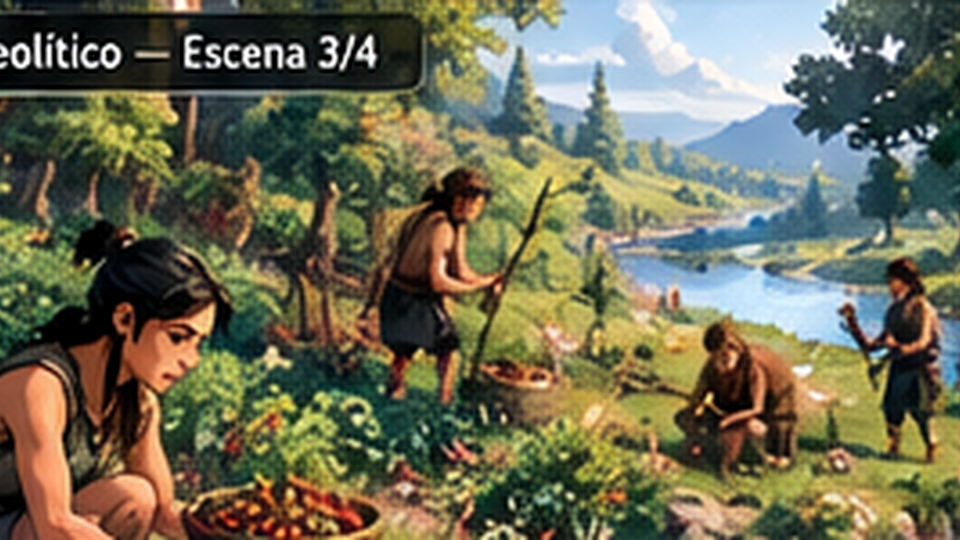
#> input picture game/images/bg_cave.png, 960 x 540 px
$ python -i ilustraciones.py   (imports and definitions only)
#> lines starting #> are read from the running program, lines starting #| are printed output that depends on the picture; after the words box and inside, x2 and y2 are one past the last pixel; in counts of white or black regions, pixels touching at a corner belong together
#> further down, picture is the input picture: PIL image 960x540 RGB; mean R, G, B 110.6, 109.1, 85.8
"""Procesa las ilustraciones del juego a partir de fuentes.toml (spec §5).

Uso:
    uv run ilustraciones.py                 descarga, trata y exporta todo; genera interfaz y créditos
    uv run ilustraciones.py --rejilla ID    guarda .cache/rejilla_ID.png para medir posiciones (en %)

Cada imagen del registro se descarga (con caché), se gira y recorta, recibe la
tinta de su ambiente y se exporta a game/images/. Si falta su licencia, se detiene.
"""

from __future__ import annotations

import argparse
import hashlib
import random
import sys
import time
import tomllib
import urllib.parse
import urllib.request
from dataclasses import dataclass
from pathlib import Path

import shapefile
from PIL import Image, ImageDraw, ImageFilter, ImageOps

RAIZ = Path(__file__).parent
REGISTRO = RAIZ / "fuentes.toml"
CACHE = RAIZ / ".cache" / "ilustraciones"
IMAGENES = RAIZ / "game" / "images"
CREDITOS = RAIZ / "game" / "creditos_generados.rpy"
AGENTE = "FragilidadVN/3.0 (proyecto educativo, Universidad del Valle; https://github.com/paelsam/novela-impactos-ambientales)"

USOS = ("fondo", "lamina", "mapa")
ENCAJES = ("cubrir", "editorial")
OBLIGATORIOS = ("id", "uso", "tinta", "url", "pagina_fuente", "autor", "obra", "anio", "licencia", "atribucion")

TINTAS = {  # tinta, tono medio, papel (spec §4)
    "archivo": ("#2E2620", "#8A7A66", "#F2EBDD"),
    "sabana": ("#3F3020", "#9C7F55", "#F2E8D2"),
    "glaciacion": ("#23313C", "#6F8492", "#ECEFEB"),
    "bosque": ("#1E3327", "#6C7F59", "#EEF0E2"),
    "neolitico": ("#3D291B", "#A2724A", "#F3E7D2"),
    "industria": ("#26282B", "#77787A", "#E7E5E0"),
}

LIENZO = (1920, 1080)
MARGEN = 64
ANCHO_EDITORIAL = LIENZO[0] - 3 * MARGEN - 720   # deja libre el panel lateral derecho (720 px)
LAMINA_MAX = 900

UI = {  # nombre: (tamaño, radio, relleno, borde, grosor) con la paleta de la spec §4
    "marco": ((96, 96), 6, "#F3ECDCF5", "#CBBE9F", 1.5),
    "boton": ((64, 64), 4, "#2E4A3A", None, 0),
    "boton_hover": ((64, 64), 4, "#3D6450", "#C9B98F", 3),
    "boton_sec": ((64, 64), 4, "#F3ECDCEB", "#2A2722", 2),
    "boton_sec_hover": ((64, 64), 4, "#E6DCBF", "#2E4A3A", 3),
    "opcion": ((96, 96), 4, "#F6F0E1", "#B7A882", 1.5),
    "opcion_hover": ((96, 96), 4, "#E8DFC4", "#2E4A3A", 3),
    "opcion_bien": ((96, 96), 4, "#DCEAD6", "#2E6B47", 4),
    "opcion_mal": ((96, 96), 4, "#F3D8D0", "#9E3B2B", 4),
    "letra": ((44, 44), 22, "#00000000", "#2A2722", 2),
    "letra_bien": ((44, 44), 22, "#2E6B47", None, 0),
    "letra_mal": ((44, 44), 22, "#9E3B2B", None, 0),
    "marca": ((56, 56), 28, "#F3ECDC", "#2A2722", 3),
    "marca_hover": ((56, 56), 28, "#F3ECDC", "#2F6F8F", 4),
    "marca_vista": ((56, 56), 28, "#E9DFC8", "#2A2722", 3),
    "insignia_vista": ((28, 28), 14, "#2E6B47", None, 0),
}
GUI = RAIZ / "game" / "gui"


class ErrorRegistro(ValueError):
    """El registro de fuentes tiene entradas incompletas o inválidas."""


@dataclass(frozen=True)
class Imagen:
    id: str
    uso: str
    tinta: str
    url: str
    pagina_fuente: str
    autor: str
    obra: str
    anio: str
    licencia: str
    atribucion: str
    recorte: tuple[int, int, int, int] | str | None = None
    rotar: int = 0
    encaje: str = "cubrir"
    centrado: tuple[float, float] = (0.5, 0.5)
    mapa: tuple[float, float, float, float] | None = None
    notas: str = ""


# [47 lines left out: functions _validar, cargar_registro, not called in this run]


def _hex(color: str) -> tuple[int, ...]:
    """'#RRGGBB' o '#RRGGBBAA' → tupla de enteros."""
    return tuple(int(color[i:i + 2], 16) for i in range(1, len(color), 2))


def _tramo_mas_largo(valores: list[int], limite: float, hueco: int) -> tuple[int, int]:
    """Primer y último índice del tramo más largo por encima del límite, tolerando huecos cortos."""
    mejor, inicio, ultimo, largo = (0, len(valores) - 1), None, None, -1
    for i, v in enumerate(valores):
        if v > limite:
            if inicio is None or i - ultimo > hueco:
                inicio = i
            ultimo = i
            if ultimo - inicio > largo:
                largo, mejor = ultimo - inicio, (inicio, ultimo)
    return mejor


def recorte_automatico(img: Image.Image, umbral: int = 120, minimo: float = 0.08) -> tuple[int, int, int, int]:
    """Caja (x, y, ancho, alto) del grabado: deja fuera los márgenes de la página y el pie de imagen."""
#> called with umbral = 120, minimo = 0.08
    gris = ImageOps.grayscale(img).filter(ImageFilter.MedianFilter(5))
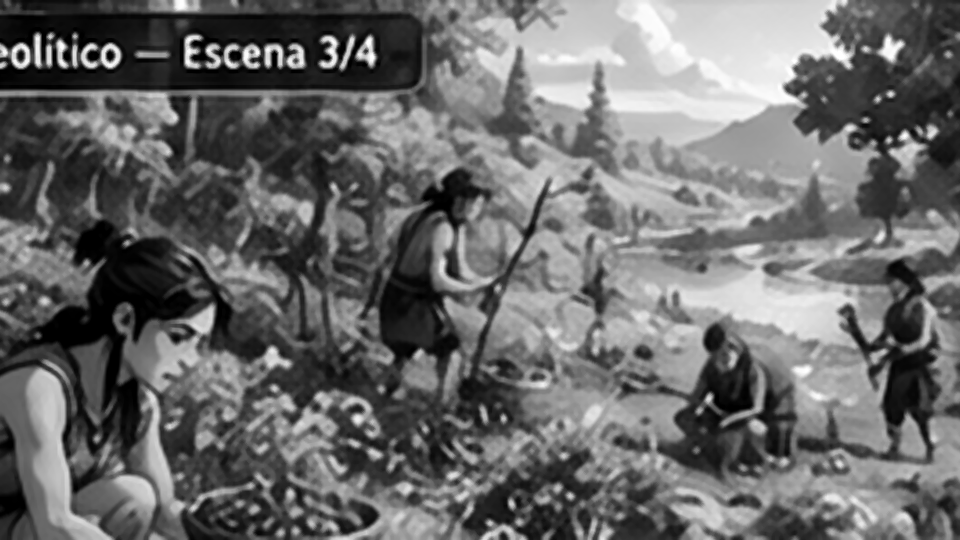
#> gris: PIL image 960x540 L; min 0, max 255, mean 106.6
    w, h = gris.size
#> w = 960; h = 540
    oscuro = gris.point(lambda v: 255 if v < umbral else 0)
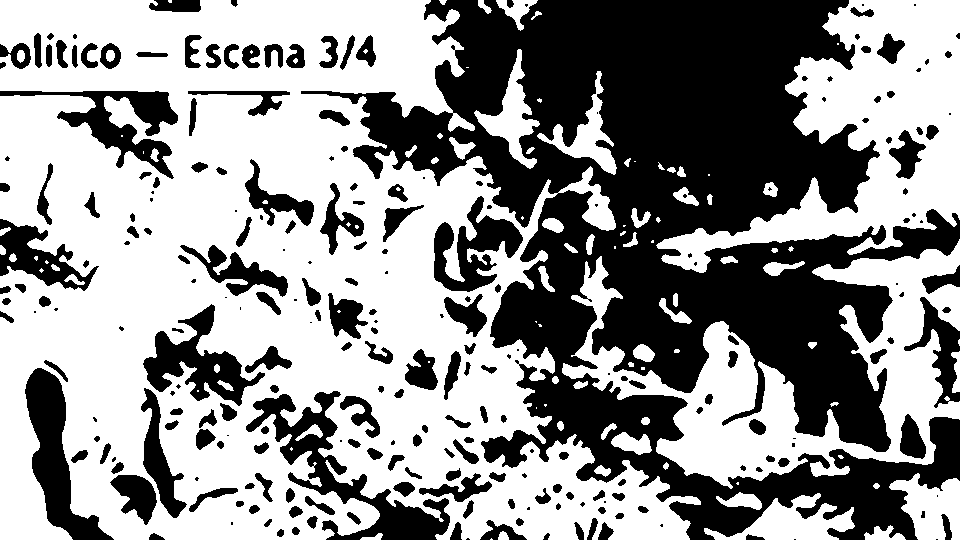
#> oscuro: PIL image 960x540 L; 57.5% white; 251 black regions (65 under 20 px), largest, box (x1, y1, x2, y2) and area: (301, 0, 960, 540) 155037, (246, 391, 450, 540) 7510, (25, 368, 114, 540) 5557
    filas = list(oscuro.resize((1, h), Image.BOX).tobytes())
#> filas = 540 values, max 182 at index 449, min 70 at index 93, mean 146.7
    y0, y1 = _tramo_mas_largo(filas, minimo * 255, h // 50)
#> in _tramo_mas_largo, `mejor, inicio, ultimo, largo = (0, len(valores) - 1), None, None, -1`: mejor = (0, 539); largo = -1
#> the loop in _tramo_mas_largo, `for i, v in enumerate(valores):` made 540 passes
#> (v, inicio, mejor) on pass 1: (145, 0, (0, 0))
#> (v, mejor) on passes 2 to 7: (144, (0, 1)), (144, (0, 2)), (141, (0, 3)), (138, (0, 4)), (136, (0, 5)), (138, (0, 6))
#> after the loop in _tramo_mas_largo, `for i, v in enumerate(valores):`: inicio = 0; largo = 539; mejor = (0, 539)
#> y0 = 0; y1 = 539
    columnas = list(oscuro.crop((0, y0, w, y1 + 1)).resize((w, 1), Image.BOX).tobytes())
#> columnas = 960 values, max 229 at index 10, min 39 at index 655, mean 146.7
    x0, x1 = _tramo_mas_largo(columnas, minimo * 255, w // 50)
#> the loop in _tramo_mas_largo (call 2), `for i, v in enumerate(valores):` made 960 passes
#> (v, inicio, mejor) on pass 1: (214, 0, (0, 0))
#> (v, mejor) on passes 2 to 7: (217, (0, 1)), (214, (0, 2)), (214, (0, 3)), (213, (0, 4)), (211, (0, 5)), (210, (0, 6))
#> x0 = 0; x1 = 959
    borde = max(4, (x1 - x0) // 200)   # quita la línea que enmarca el grabado
#> borde = 4
    return x0 + borde, y0 + borde, x1 - x0 - 2 * borde, y1 - y0 - 2 * borde


# [141 lines left out: functions rotar_y_recortar, aplicar_tinta, encajar, _proyector, posicion_en_mapa, dibujar_mapa and 4 more, not called in this run]


def escapar_renpy(texto: str) -> str:
    """Ren'Py interpreta [ ] y { } en los textos: se duplican para mostrarlos literales."""
    return texto.replace("[", "[[").replace("{", "{{")


# [24 lines left out: functions generar_creditos, rejilla, not called in this run]


def salida_de(imagen: Imagen) -> Path:
    return IMAGENES / ("laminas" if imagen.uso == "lamina" else "fondos") / f"{imagen.id}.jpg"


# [41 lines left out: functions procesar_imagen, procesar, main, not called in this run]


# [2 lines not run here, left out]

>>> from PIL import Image
>>> picture = Image.open('game/images/bg_cave.png')
>>> result = recorte_automatico(picture)
#> result = (4, 4, 951, 531)

$ run again, on game/images/bg_hunt.png
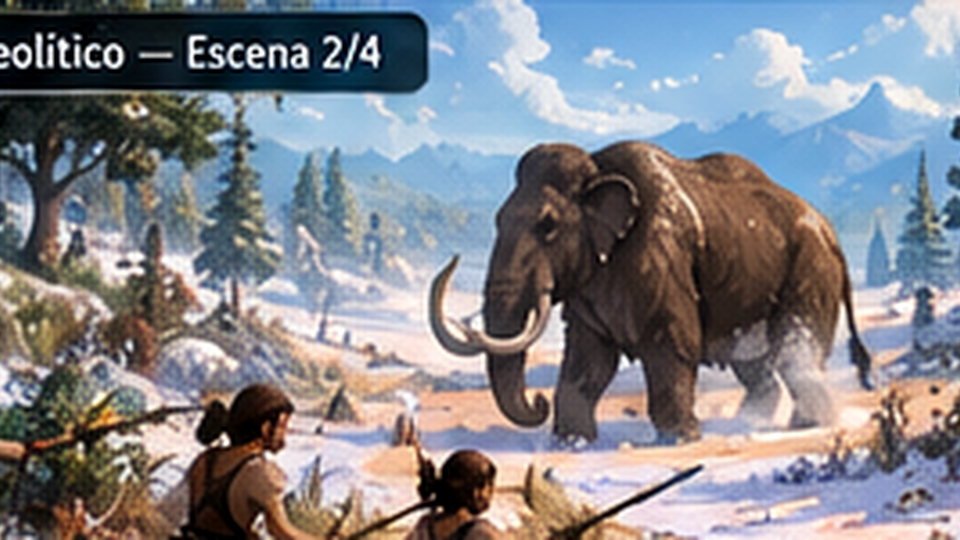
#> input picture game/images/bg_hunt.png, 960 x 540 px
#> picture is the input picture: PIL image 960x540 RGB; mean R, G, B 130.6, 132.5, 138.8
#> in recorte_automatico, `gris = ImageOps.grayscale(img).filter(ImageFilter.MedianFilter(5))`:
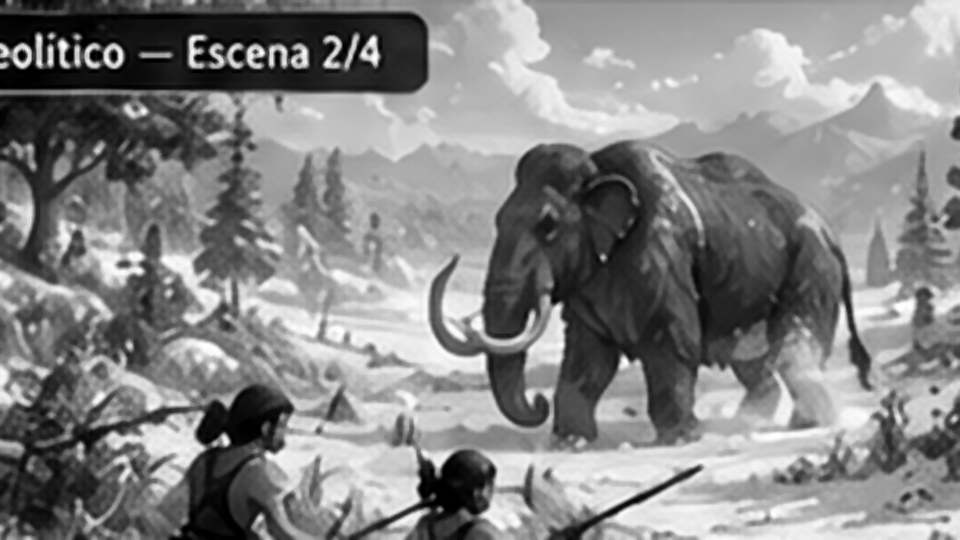
#> gris: PIL image 960x540 L; min 0, max 255, mean 132.5
#> in recorte_automatico, `oscuro = gris.point(lambda v: 255 if v < umbral else 0)`:
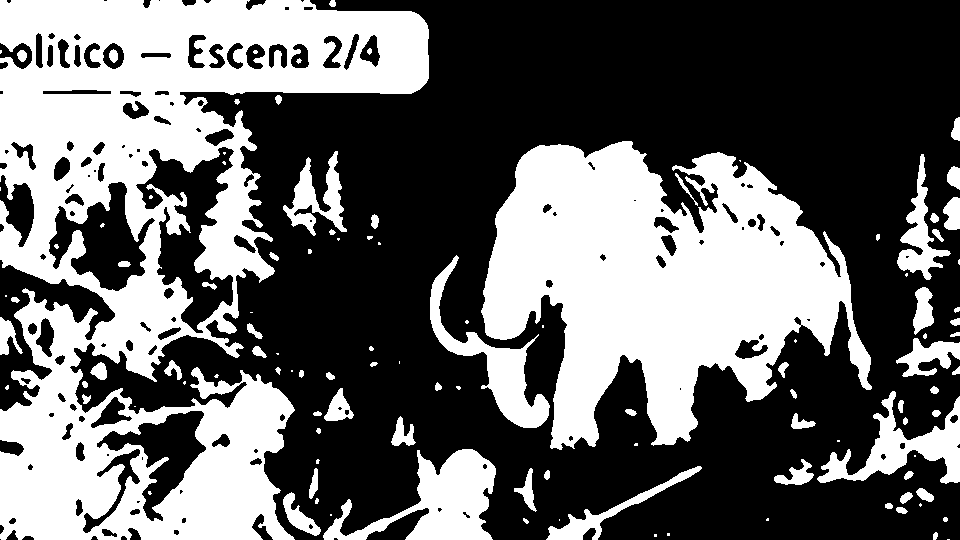
#> oscuro: PIL image 960x540 L; 40.3% white; 114 white regions (43 under 20 px), largest, box (x1, y1, x2, y2) and area: (0, 0, 429, 540) 108696, (481, 141, 872, 450) 68745, (323, 449, 496, 540) 6877
#> filas = 540 values, max 150 at index 265, min 31 at index 93, mean 102.7
#> in _tramo_mas_largo, `mejor, inicio, ultimo, largo = (0, len(valores) - 1), None, None, -1`: mejor = (0, 539); largo = -1
#> the loop in _tramo_mas_largo, `for i, v in enumerate(valores):` made 540 passes
#> (v, inicio, mejor) on pass 1: (69, 0, (0, 0))
#> after the loop in _tramo_mas_largo, `for i, v in enumerate(valores):`: inicio = 0; largo = 539; mejor = (0, 539)
#> y0 = 0; y1 = 539
#> columnas = 960 values, max 229 at index 34, min 13 at index 871, mean 102.6
#> the loop in _tramo_mas_largo (call 2), `for i, v in enumerate(valores):` made 960 passes
#> (v, inicio, mejor) on pass 1: (170, 0, (0, 0))
#> x0 = 0; x1 = 959
#> borde = 4
#> result = (4, 4, 951, 531)

$ run again, on game/images/bg_title.png
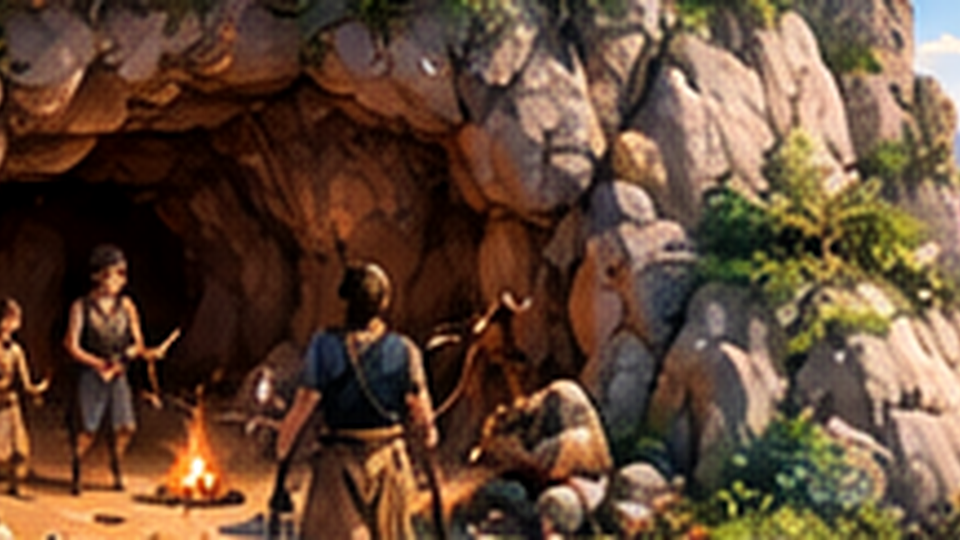
#> input picture game/images/bg_title.png, 960 x 540 px
#> picture is the input picture: PIL image 960x540 RGB; mean R, G, B 99.2, 72.5, 53.8
#> in recorte_automatico, `gris = ImageOps.grayscale(img).filter(ImageFilter.MedianFilter(5))`:
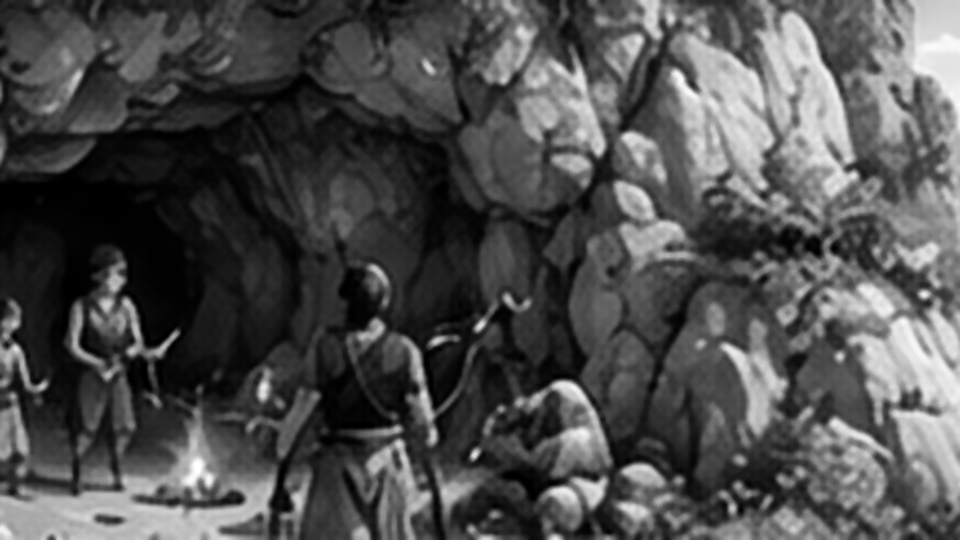
#> gris: PIL image 960x540 L; min 0, max 255, mean 78.2
#> in recorte_automatico, `oscuro = gris.point(lambda v: 255 if v < umbral else 0)`:
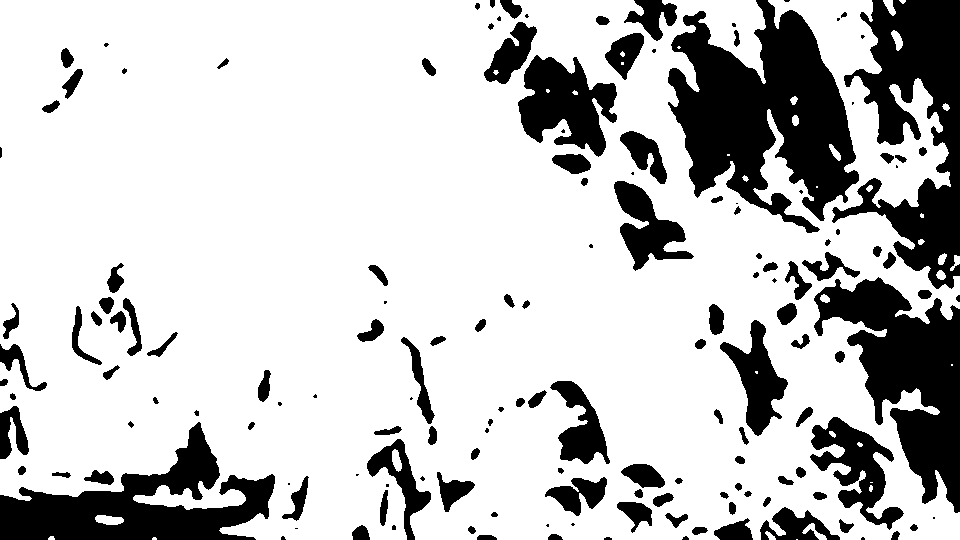
#> oscuro: PIL image 960x540 L; 77.4% white; 154 black regions (32 under 20 px), largest, box (x1, y1, x2, y2) and area: (668, 0, 859, 233) 24489, (832, 0, 960, 289) 17355, (814, 277, 960, 513) 16093
#> filas = 540 values, max 237 at index 277, min 141 at index 538, mean 197.4
#> in _tramo_mas_largo, `mejor, inicio, ultimo, largo = (0, len(valores) - 1), None, None, -1`: mejor = (0, 539); largo = -1
#> the loop in _tramo_mas_largo, `for i, v in enumerate(valores):` made 540 passes
#> (v, inicio, mejor) on pass 1: (219, 0, (0, 0))
#> after the loop in _tramo_mas_largo, `for i, v in enumerate(valores):`: inicio = 0; largo = 539; mejor = (0, 539)
#> y0 = 0; y1 = 539
#> columnas = 960 values, max 255 at index 275, min 28 at index 953, mean 197.4
#> the loop in _tramo_mas_largo (call 2), `for i, v in enumerate(valores):` made 960 passes
#> (v, inicio, mejor) on pass 1: (196, 0, (0, 0))
#> x0 = 0; x1 = 959
#> borde = 4
#> result = (4, 4, 951, 531)

$ run again, on game/images/bg_victory.png
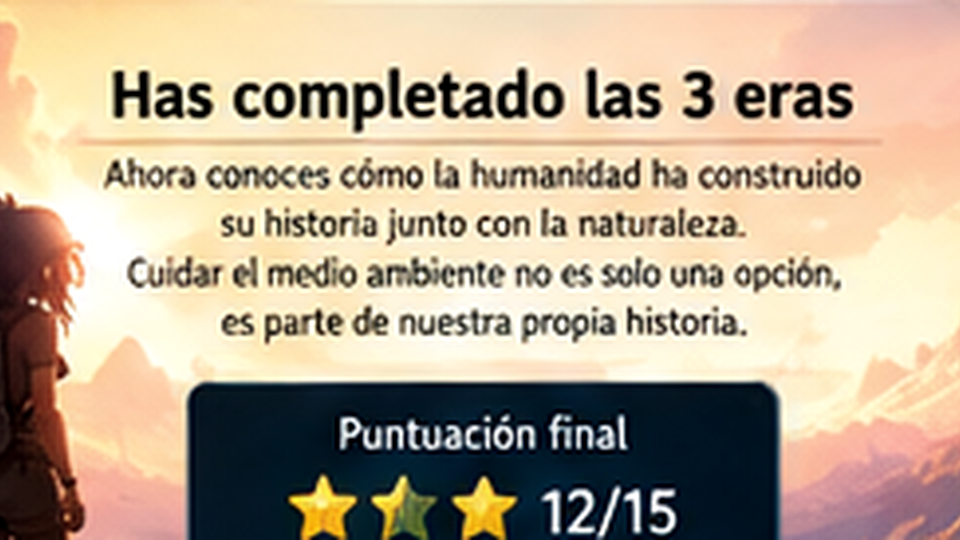
#> input picture game/images/bg_victory.png, 960 x 540 px
#> picture is the input picture: PIL image 960x540 RGB; mean R, G, B 185.8, 169, 146.2
#> in recorte_automatico, `gris = ImageOps.grayscale(img).filter(ImageFilter.MedianFilter(5))`:
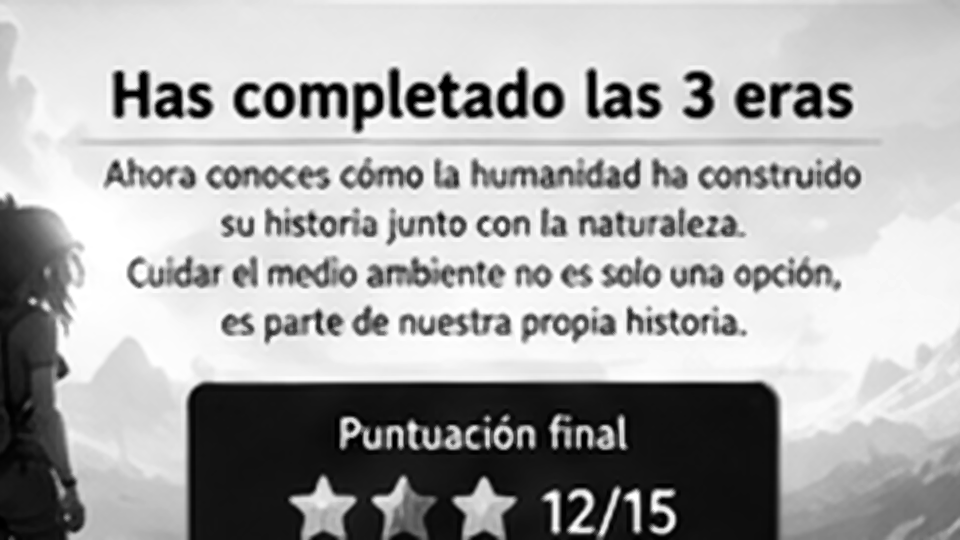
#> gris: PIL image 960x540 L; min 0, max 255, mean 171.6
#> in recorte_automatico, `oscuro = gris.point(lambda v: 255 if v < umbral else 0)`:
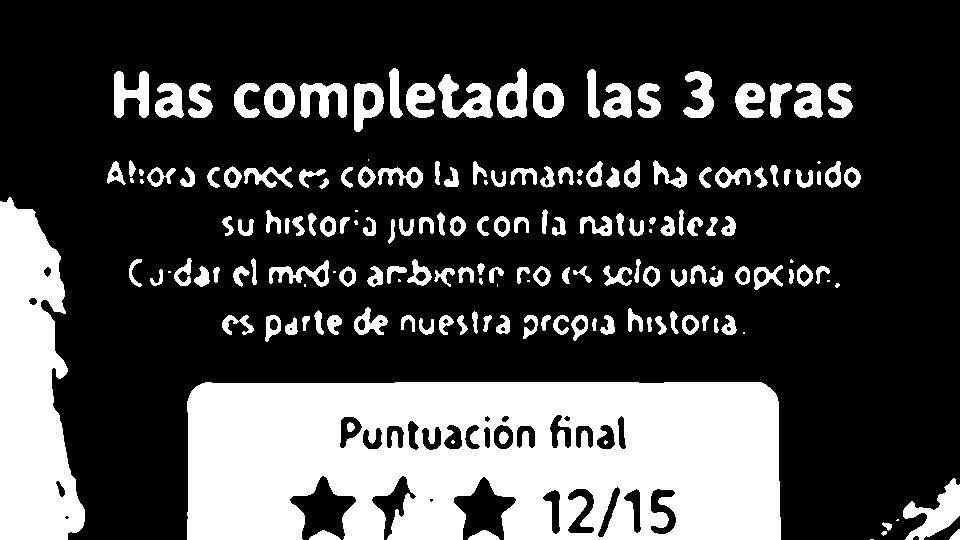
#> oscuro: PIL image 960x540 L; 26.7% white; 176 white regions (23 under 20 px), largest, box (x1, y1, x2, y2) and area: (187, 382, 781, 540) 81814, (0, 197, 85, 540) 20239, (903, 478, 960, 540) 1604
#> filas = 540 values, max 178 at index 539, min 0 at index 0, mean 68.14
#> in _tramo_mas_largo, `mejor, inicio, ultimo, largo = (0, len(valores) - 1), None, None, -1`: mejor = (0, 539); largo = -1
#> the loop in _tramo_mas_largo, `for i, v in enumerate(valores):` made 540 passes
#> (inicio, mejor) on pass 76: (75, (75, 75))
#> after the loop in _tramo_mas_largo, `for i, v in enumerate(valores):`: inicio = 382; largo = 157; mejor = (382, 539)
#> y0 = 382; y1 = 539
#> columnas = 960 values, max 255 at index 0, min 0 at index 85, mean 159.5
#> the loop in _tramo_mas_largo (call 2), `for i, v in enumerate(valores):` made 960 passes
#> (v, inicio, mejor) on pass 1: (255, 0, (0, 0))
#> x0 = 187; x1 = 780
#> borde = 4
#> result = (191, 386, 585, 149)
